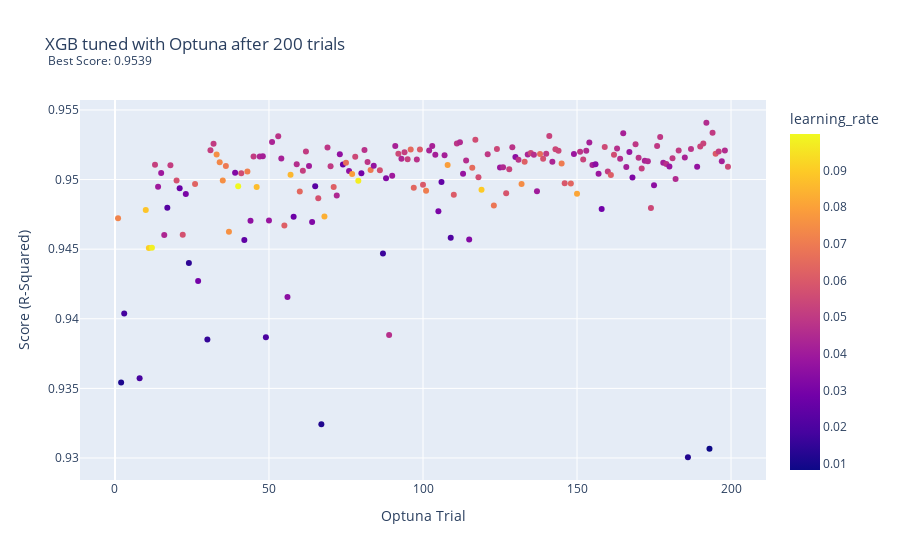

Here is the notebook cell this chart was saved with:
### Code cell
fig = px.scatter(optuna_xgb.loc[optuna_xgb.Score > .93],
                 x="Trial", 
                 y="Score", 
                 color = 'learning_rate',
                 hover_data=['Parameters'],
                labels = {'Trial': 'Optuna Trial', 'Score': 'Score (R-Squared)'},
                title = 'XGB tuned with Optuna after 200 trials  <br><sup> Best Score: 0.9539</sup>')

fig.update_layout(
    hoverlabel=dict(
        bgcolor="white",
        font_size=8,
        font_family="Rockwell"
    )
)

fig.show()

### Figure 1 — Plotly figure (JSON) as saved in the notebook; plotly's stock layout.template omitted (floating-point values rounded to 4 significant figures; data arrays with more than 128 entries replaced by an {"elided": "..."} marker saying what was removed)
{"data": [{"customdata": {"elided": "182 rows, 3236 mixed values in total"}, "hovertemplate": "Optuna Trial=%{x}<br>Score (R-Squared)=%{y}<br>Parameters=%{customdata[0]}<br>learning_rate=%{marker.color}<extra></extra>", "legendgroup": "", "marker": {"color": {"elided": "182 float values"}, "coloraxis": "coloraxis", "symbol": "circle"}, "mode": "markers", "name": "", "orientation": "v", "showlegend": false, "type": "scatter", "x": {"elided": "182 int values"}, "xaxis": "x", "y": {"elided": "182 float values"}, "yaxis": "y"}], "layout": {"coloraxis": {"colorbar": {"title": {"text": "learning_rate"}}, "colorscale": [[0, "#0d0887"], [0.1111, "#46039f"], [0.2222, "#7201a8"], [0.3333, "#9c179e"], [0.4444, "#bd3786"], [0.5556, "#d8576b"], [0.6667, "#ed7953"], [0.7778, "#fb9f3a"], [0.8889, "#fdca26"], [1, "#f0f921"]]}, "hoverlabel": {"bgcolor": "white", "font": {"family": "Rockwell", "size": 8}}, "legend": {"tracegroupgap": 0}, "title": {"text": "XGB tuned with Optuna after 200 trials  <br><sup> Best Score: 0.9539</sup>"}, "xaxis": {"anchor": "y", "domain": [0, 1], "title": {"text": "Optuna Trial"}}, "yaxis": {"anchor": "x", "domain": [0, 1], "title": {"text": "Score (R-Squared)"}}}}
